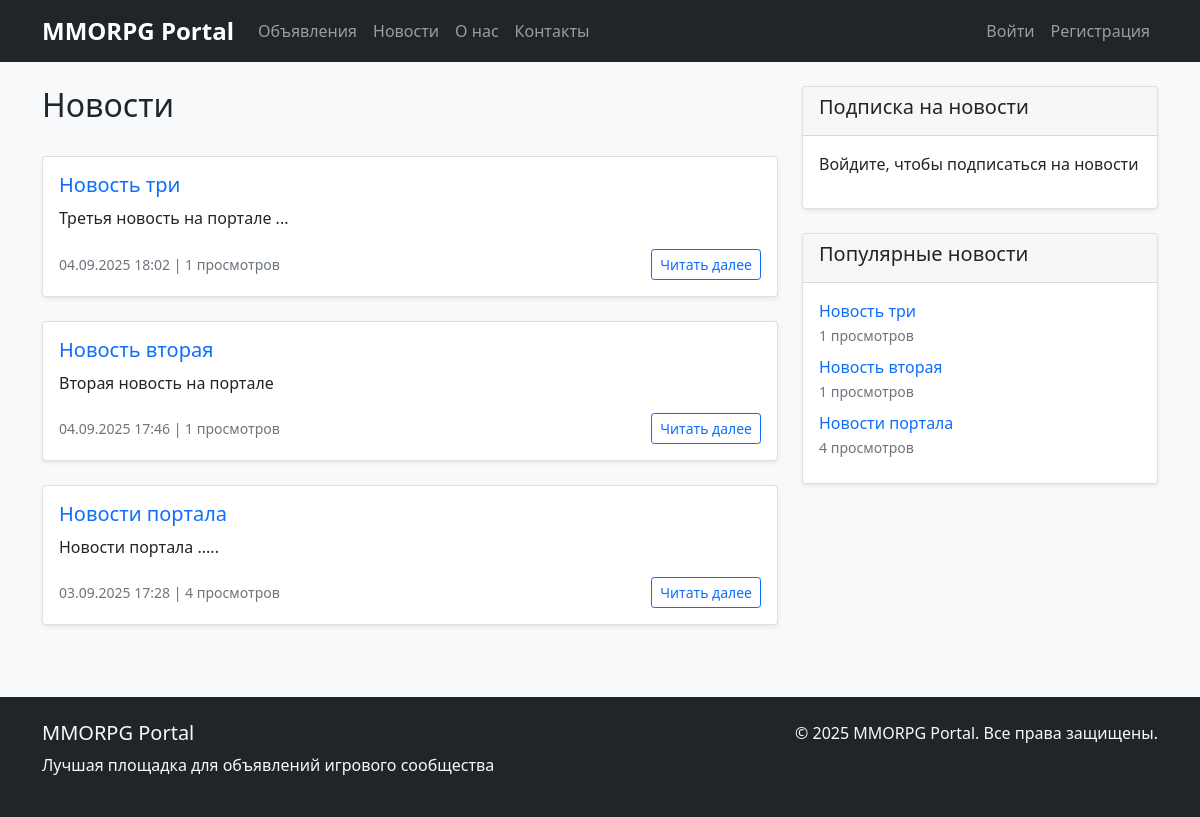
Page /news/ on the committed database.
### appNotification/models.py (models this page shows, shortened)
class News(models.Model):
    title = models.CharField(max_length=255, validators=[MinLengthValidator(5)])
    content = RichTextField()
    created_at = models.DateTimeField(auto_now_add=True)
    updated_at = models.DateTimeField(auto_now=True)
    subscribers = models.ManyToManyField(User, related_name='subscribed_news', blank=True)
    views_count = models.PositiveIntegerField(default=0, verbose_name=_('Views count'))
    notify_subscribers = models.BooleanField(default=True, verbose_name=_('Notify subscribers'))
    class Meta:
        ordering = ['-created_at']
        verbose_name = _('News')
        verbose_name_plural = _('News')

### appNotification/views.py (the view)
# urls.py: path('news/', views.NewsListView.as_view(), name='news_list'),
class NewsListView(ListView):
    model = News
    template_name = 'appNotification/news_list.html'
    context_object_name = 'news'
    paginate_by = 10
    ordering = ['-created_at']
    def get_context_data(self, **kwargs):
        context = super().get_context_data(**kwargs)
        if self.request.user.is_authenticated:
            context['is_subscribed'] = Subscription.objects.filter(
                user=self.request.user,
                news=True
            ).exists()
        return context

### appNotification/context_processors.py (called while the page is built)
def categories(request):
    return {
        'categories': Category.objects.all(),
        'category_choices': [
            ('tanks', _('Tanks')),
            ('heals', _('Heals')),
            ('dd', _('DD')),
            ('traders', _('Traders')),
            ('guildmasters', _('Guildmasters')),
            ('questgivers', _('Questgivers')),
            ('blacksmiths', _('Blacksmiths')),
            ('tanners', _('Tanners')),
            ('potionmakers', _('Potionmakers')),
            ('spellmasters', _('Spellmasters')),
        ]
    }

def navigation_data(request):
    from .models import Post, News
    return {
        'recent_posts': Post.objects.order_by('-created_at')[:5],
        'recent_news': News.objects.order_by('-created_at')[:3],
        'posts_count': Post.objects.count(),
        'news_count': News.objects.count(),
    }

### appNotification/templates/appNotification/news_list.html (shortened to what this page needs)
{% extends 'base.html' %}
{% block content %}
<div class="row">
    <div class="col-md-8">
        <div class="d-flex justify-content-between align-items-center mb-4">
            <h2>Новости</h2>
        </div>
        {% for news in news %}
            {% include 'appNotification/includes/news_item.html' %}
        {% empty %}
            <div class="card">
                <div class="card-body text-center">
                    <p class="text-muted">Новостей пока нет</p>
                </div>
            </div>
        {% endfor %}
    </div>
    <div class="col-md-4">
        <div class="card">
            <div class="card-header">
                <h5>Подписка на новости</h5>
            </div>
            <div class="card-body">
                {% if user.is_authenticated %}
                    <form method="post" action="{% url 'news_subscribe' %}">
                        {% csrf_token %}
                        <div class="form-check">
                            <input type="checkbox" class="form-check-input" {% if is_subscribed %}checked{% endif %}
                                   onchange="this.form.submit()">
                            <label class="form-check-label">Получать уведомления о новостях</label>
                        </div>
                    </form>
                {% else %}
                    <p>Войдите, чтобы подписаться на новости</p>
                {% endif %}
            </div>
        </div>
        <div class="card mt-3">
            <div class="card-header">
                <h5>Популярные новости</h5>
            </div>
            <div class="card-body">
                {% for popular_news in news|slice:":5" %}
                    <div class="mb-2">
                        <a href="{% url 'news_detail' popular_news.id %}" class="text-decoration-none">
                            {{ popular_news.title|truncatewords:5 }}
                        </a>
                        <br>
                        <small class="text-muted">{{ popular_news.views_count }} просмотров</small>
                    </div>
                {% endfor %}
            </div>
        </div>
    </div>
</div>
{% endblock %}

### appNotification/templates/appNotification/includes/news_item.html
<div class="card mb-4">
    <div class="card-body">
        <h5 class="card-title">
            <a href="{% url 'news_detail' news.id %}" class="text-decoration-none">{{ news.title }}</a>
        </h5>
        <div class="card-text post-content">
            {{ news.content|safe|truncatewords:50 }}
        </div>
        <div class="d-flex justify-content-between align-items-center mt-3">
            <div>
                <small class="text-muted">
                    {{ news.created_at|date:"d.m.Y H:i" }} |
                    <span class="views-count">{{ news.views_count }} просмотров</span>
                </small>
            </div>
            <a href="{% url 'news_detail' news.id %}" class="btn btn-sm btn-outline-primary">Читать далее</a>
        </div>
    </div>
</div>

### static/css/styles.css (style rules this page uses)
body { background-color: #f8f9fa; }
.card { box-shadow: 0 0.125rem 0.25rem rgba(0, 0, 0, 0.075); margin-bottom: 1.5rem; }
.views-count { font-size: 0.875rem; color: #6c757d; }

### static/css/ckeditor.css (style rules this page uses)
.post-content { font-size: 16px; line-height: 1.7; }

### rows in the picture
News: title "Новость три", content "Третья новость на портале ...", created_at "04.09.2025 18:02", views_count "1"
News: title "Новость вторая", content "Вторая новость на портале", created_at "04.09.2025 17:46", views_count "1"
News: title "Новости портала", content "Новости портала .....", created_at "03.09.2025 17:28", views_count "4"
